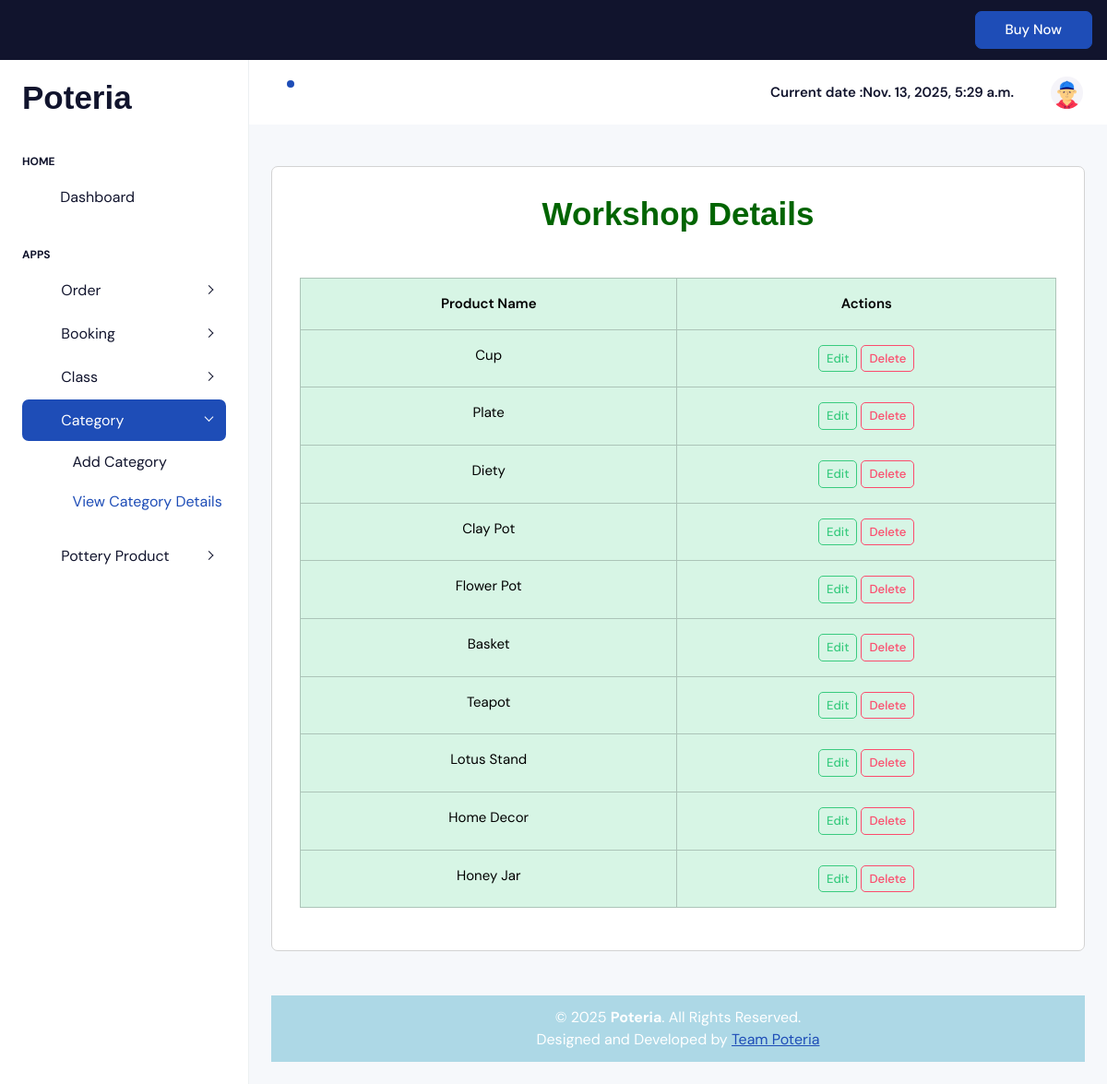
Screenshot of /PoteriaAdmin/displayproduct/ with the database file from the repository.
### Myapp/models.py (models this page shows, shortened)
class productdb(models.Model):
    Product_name=models.CharField(max_length=30,null=True,blank=True)

### Myapp/views.py (the view)
# urls.py: path('displayproduct/', views.displayproduct, name="displayproduct"),
def displayproduct(request):
    date = datetime.datetime.now()
    data=productdb.objects.all()
    return render(request,"displayproduct.html",{'data':data,'date':date})

### Myapp/templates/displayproduct.html (shortened to what this page needs)
<!DOCTYPE html>
<html lang="en">
{% extends 'index.html' %}
{% load static %}
{% block content %}
<head>
</head>
<body>
<div class="container-fluid" style="margin:0px; padding:0px;">
  <div class="card mb-5" style="width:auto; margin:auto; border:1px solid lightgrey; height:auto;">
    <div class="card-body">
      <h1 class="text-center mb-5" style="color:darkgreen; font-size:35px; font-weight:bold; font-family:Arial;">
        Workshop Details
      </h1>
 <div class="table-responsive">
      <table class="table table-bordered table-hover table-success">
        <thead class="table-success text-center">
          <tr>
            <th>Product Name</th>
            <th>Actions</th>
          </tr>
        </thead>
        <tbody class="text-center">
          {% for i in data %}
          <tr>
            <td>{{i.Product_name}}</td>
            <td>
              <a href="{% url 'editproduct' w_id=i.id %}">
                <button type="button" class="btn btn-outline-success btn-sm">Edit</button>
              </a>
              <a href="{% url 'deleteproduct' w_id=i.id %}">
                <button type="button" class="btn btn-outline-danger btn-sm">Delete</button>
              </a>
            </td>
          </tr>
        {% endfor %}
        </tbody>
      </table>
 </div>
    </div>
  </div>
</div>
</body>
</html>
{% endblock %}

### Myapp/templates/index.html (shortened to what this page needs)
<!doctype html>
<html lang="en">
{% load static %}
<head>
  <link rel="stylesheet" href="{% static 'adminsite/assets/css/styles.min.css' %}" />
</head>
<body>
  <div class="page-wrapper" id="main-wrapper" data-layout="vertical" data-navbarbg="skin6" data-sidebartype="full"
    data-sidebar-position="fixed" data-header-position="fixed">
    <div class="app-topstrip bg-dark py-6 px-3 w-100 d-lg-flex align-items-center justify-content-between">
      <div class="d-lg-flex align-items-center gap-2">
        <div class="d-flex align-items-center justify-content-center gap-2">
          <div class="dropdown d-flex">
            <a class="btn btn-primary d-flex align-items-center gap-1 " href="javascript:void(0)" id="drop4"
              data-bs-toggle="dropdown" aria-expanded="false">
              <i class="ti ti-shopping-cart fs-5"></i>
              Buy Now
              <i class="ti ti-chevron-down fs-5"></i>
            </a>
          </div>
        </div>
      </div>
    </div>
    <aside class="left-sidebar">
      <div>
        <div class="brand-logo d-flex align-items-center justify-content-between">
          <a href="{% url 'index' %}" class="text-nowrap logo-img">
            <h1 style="font-family:Arial; font-size:35px; font-weight:bold; margin-top:20px;">Poteria</h1>
          </a>
        </div>
       <nav class="sidebar-nav scroll-sidebar" data-simplebar="">
  <ul id="sidebarnav">
    <li class="nav-small-cap">
      <span class="hide-menu">Home</span>
    </li>
    <li class="sidebar-item">
      <a class="sidebar-link" href="{% url 'index' %}" aria-expanded="false">
        <i class="ti ti-atom"></i>
        <span class="hide-menu">Dashboard</span>
      </a>
    </li>
    <li class="nav-small-cap">
      <span class="hide-menu">Apps</span>
    </li>
    <li class="sidebar-item">
      <a class="sidebar-link has-arrow d-flex justify-content-between align-items-center" href="#orderMenu"
        data-bs-toggle="collapse" aria-expanded="false">
        <div class="d-flex align-items-center gap-3">
          <i class="ti ti-basket"></i>
          <span class="hide-menu">Order</span>
        </div>
      </a>
    </li>
    <li class="sidebar-item">
      <a class="sidebar-link has-arrow d-flex justify-content-between align-items-center" href="#bookingMenu"
        data-bs-toggle="collapse" aria-expanded="false">
        <div class="d-flex align-items-center gap-3">
          <i class="ti ti-calendar"></i>
          <span class="hide-menu">Booking</span>
        </div>
      </a>
    </li>
    <li class="sidebar-item">
      <a class="sidebar-link has-arrow d-flex justify-content-between align-items-center" href="#categoryMenu"
        data-bs-toggle="collapse" aria-expanded="false">
        <div class="d-flex align-items-center gap-3">
          <i class="ti ti-chart-donut-3"></i>
          <span class="hide-menu">Class</span>
        </div>
      </a>
    </li>
      <li class="sidebar-item">
      <a class="sidebar-link has-arrow d-flex justify-content-between align-items-center"
        data-bs-toggle="collapse" aria-expanded="false">
        <div class="d-flex align-items-center gap-3">
          <i class="ti ti-chart-donut-3"></i>
          <span class="hide-menu">Category</span>
        </div>
      </a>
      <ul class="collapse first-level list-unstyled ms-3">
        <li class="sidebar-item">
          <a href="{% url 'product' %}" class="sidebar-link">
            <i class="ti ti-circle"></i> Add Category
          </a>
        </li>
        <li class="sidebar-item">
          <a href="{% url 'displayproduct' %}" class="sidebar-link">
            <i class="ti ti-circle"></i> View Category Details
          </a>
        </li>
      </ul>
    </li>
      <li class="sidebar-item">
      <a class="sidebar-link has-arrow d-flex justify-content-between align-items-center"
        data-bs-toggle="collapse" aria-expanded="false">
        <div class="d-flex align-items-center gap-3">
          <i class="ti ti-chart-donut-3"></i>
          <span class="hide-menu">Pottery Product</span>
        </div>
      </a>
    </li>
  </ul>
</nav>
      </div>
    </aside>
    <div class="body-wrapper">
      <header class="app-header">
        <nav class="navbar navbar-expand-lg navbar-light">
          <ul class="navbar-nav">
            <li class="nav-item dropdown">
              <a class="nav-link " href="javascript:void(0)" id="drop1" data-bs-toggle="dropdown" aria-expanded="false">
                <i class="ti ti-bell"></i>
                <div class="notification bg-primary rounded-circle"></div>
              </a>
            </li>
          </ul>
          <div class="navbar-collapse justify-content-end px-0" id="navbarNav">
            <ul class="navbar-nav flex-row ms-auto align-items-center justify-content-end">
                <li class="nav-item me-4">
      <span id="current-date" class="fw-semibold text-dark" style="font-size:15px;">Current date :{{date}}</span>
    </li>
              <li class="nav-item dropdown">
                <a class="nav-link " href="javascript:void(0)" id="drop2" data-bs-toggle="dropdown"
                  aria-expanded="false">
                  <img src="{% static 'adminsite/assets/images/profile/user-1.jpg' %}" alt="" width="35" height="35"
                    class="rounded-circle">
                </a>
              </li>
            </ul>
          </div>
        </nav>
      </header>
      <div class="body-wrapper-inner">
        <div class="container-fluid">
          {% block content %}{% endblock %}
          <div class="py-6 px-6 text-center container-fluid" style="background-color:lightblue; color:#ffffff;">
            <p class="mb-0 fs-4">
              © 2025 <strong>Poteria</strong>. All Rights Reserved. <br>
              Designed and Developed by <a href="#" class="text-primary text-decoration-underline"
                style="color:#00bcd4;">Team Poteria</a>
            </p>
          </div>
</body>
</html>

### rows the page displays
productdb: Product_name "Cup"
productdb: Product_name "Plate"
productdb: Product_name "Diety"
productdb: Product_name "Clay Pot"
productdb: Product_name "Flower Pot"
productdb: Product_name "Basket"
productdb: Product_name "Teapot"
productdb: Product_name "Lotus Stand"
productdb: Product_name "Home Decor"
productdb: Product_name "Honey Jar"

### other values shown
{{ date }} "Nov. 13, 2025, 5:29 a.m."
